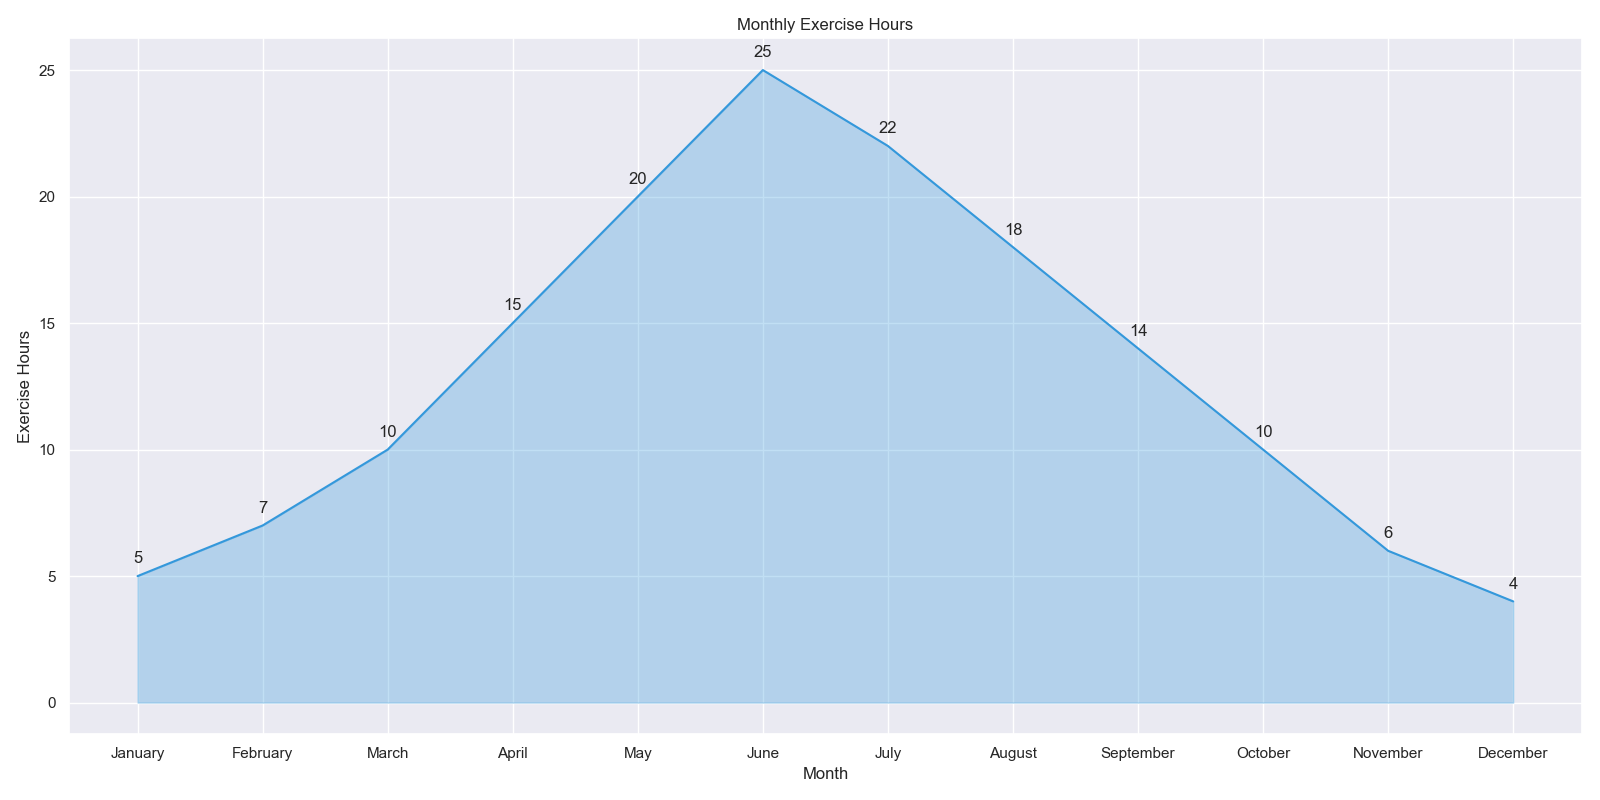

Recreate this plot in Python.

import pandas as pd
import seaborn as sns
import matplotlib.pyplot as plt

data = {
    'Month': ['January', 'February', 'March', 'April', 'May', 'June',
              'July', 'August', 'September', 'October', 'November', 'December'],
    'Exercise_Hours': [5, 7, 10, 15, 20, 25, 22, 18, 14, 10, 6, 4]
}

df = pd.DataFrame(data)
df['Month'] = pd.Categorical(df['Month'], categories=[
    'January', 'February', 'March', 'April', 'May', 'June',
    'July', 'August', 'September', 'October', 'November', 'December'], ordered=True)

plt.figure(figsize=(16, 8))
chart = sns.lineplot(x='Month', y='Exercise_Hours', data=df, color="#3498db")
plt.fill_between(x=df['Month'], y1=df['Exercise_Hours'], color="#3498db", alpha=0.3)

for i in range(df.shape[0]):
    plt.text(df['Month'][i], df['Exercise_Hours'][i] + 0.5, f"{df['Exercise_Hours'][i]}", horizontalalignment='center')

plt.title('Monthly Exercise Hours')
plt.xlabel('Month')
plt.ylabel('Exercise Hours')

plt.tight_layout()
plt.show()
